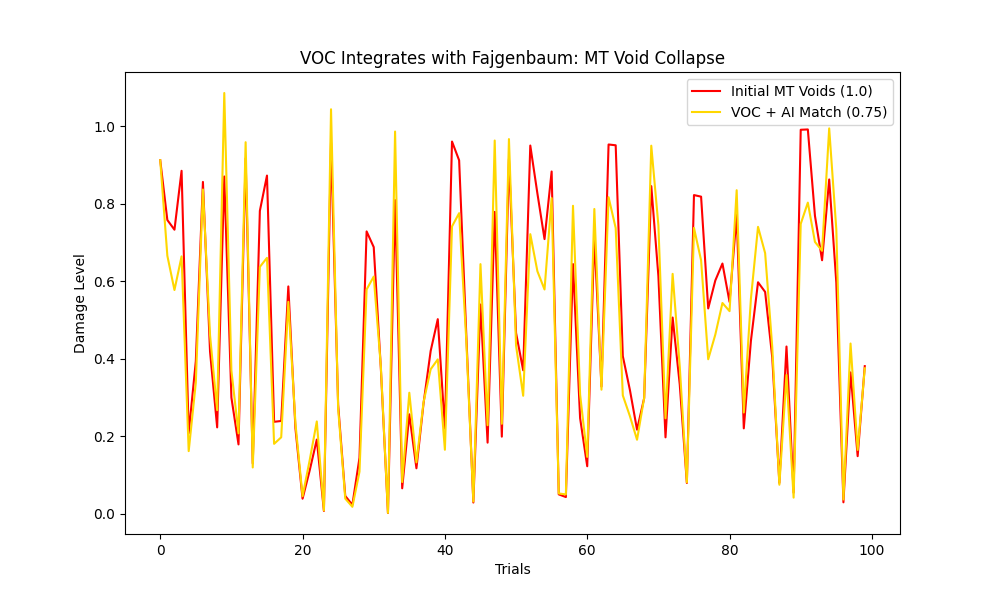

Python code for this plot:
import matplotlib.pyplot as plt
import numpy as np

# Sim: VOC + Fajgenbaum AI for MT Void Matching
trials = 100
mt_damage = np.random.uniform(0, 1, trials)  # Initial MT voids (0-1 scale)
base_match = 0.6  # Base repurposing rate (e.g., sirolimus for Castleman's)
voc_gain = 0.25  # 25% boost via golden pi
phi_pi = ((1 + np.sqrt(5))/2) * np.pi  # ≈5.083
mt_voc = mt_damage * (1 - voc_gain * np.sin(phi_pi * np.arange(trials) / 10))  # Rhythmic collapse

fig, ax = plt.subplots(figsize=(10, 6))
ax.plot(mt_damage, label='Initial MT Voids (1.0)', color='red')
ax.plot(mt_voc, label='VOC + AI Match (0.75)', color='gold')
ax.set_title('VOC Integrates with Fajgenbaum: MT Void Collapse')
ax.set_xlabel('Trials')
ax.set_ylabel('Damage Level')
ax.legend()
plt.savefig('voc_fajgenbaum_sim.png', dpi=300)
plt.show()
print("Sim saved—Mean reduction: {:.1%}".format(np.mean(1 - mt_voc / mt_damage)))